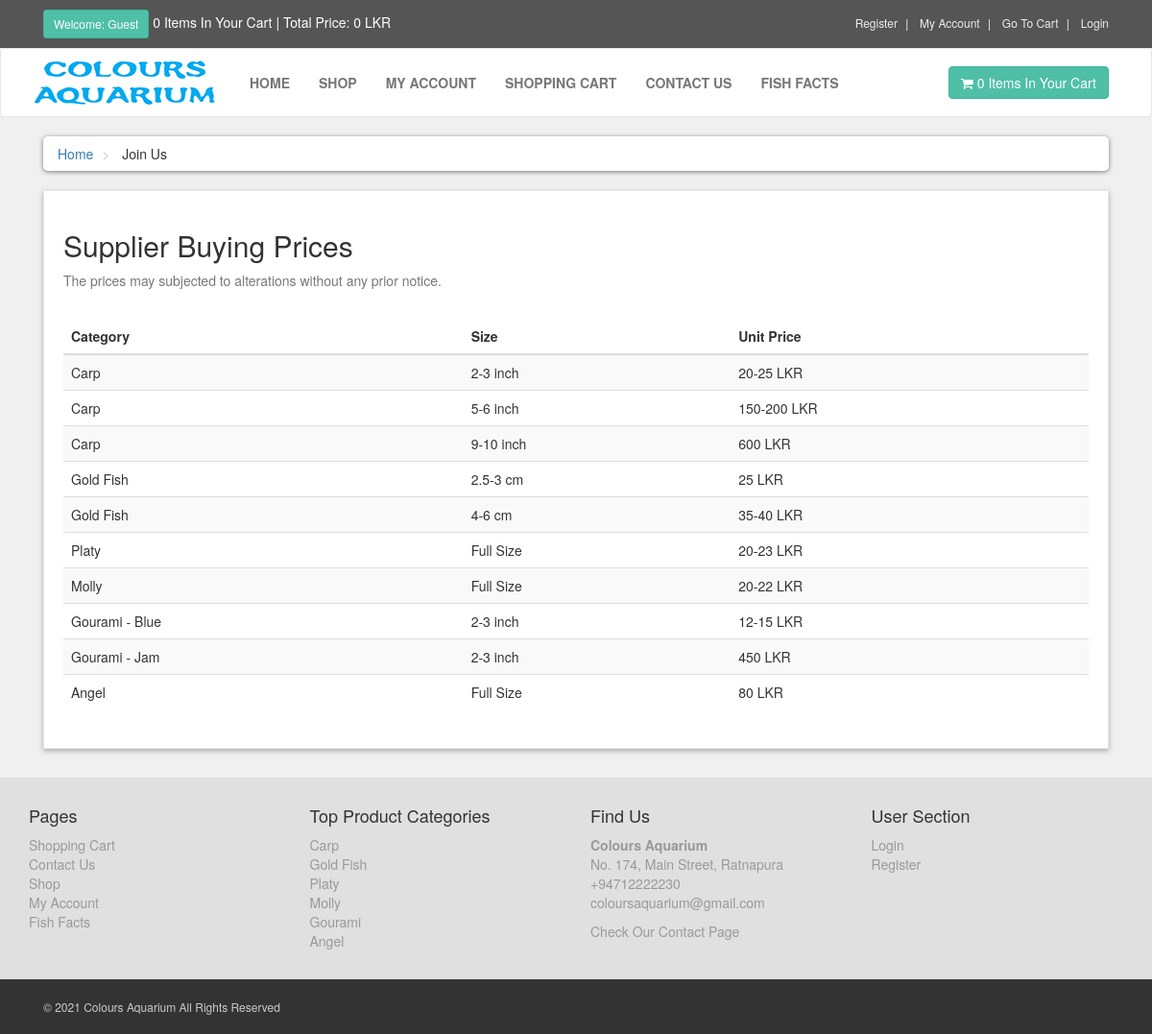
The page /joinus.php on the database its author committed.
### tables this page shows
CREATE TABLE IF NOT EXISTS `supplier` (
  `cat_id` int(11) NOT NULL AUTO_INCREMENT,
  `category` varchar(255) NOT NULL,
  `size` varchar(255) NOT NULL,
  `unit_price` varchar(255) NOT NULL,
  PRIMARY KEY (`cat_id`)
);

CREATE TABLE IF NOT EXISTS `product_categories` (
  `p_cat_id` int(10) NOT NULL AUTO_INCREMENT,
  `p_cat_title` text NOT NULL,
  `p_cat_desc` text NOT NULL,
  PRIMARY KEY (`p_cat_id`)
);

### joinus.php (the view, shortened to what this page needs)
<?php
$active='Join Us';
include("includes/header.php");
?>
<!DOCTYPE html>
<html>
<body>
   <div id="content">
    <div class="container">
      <div class="col-md-12">
        <ul class="breadcrumb">
          <li>
            <a href="index.php">Home</a>
          </li>
          <li>
            Join Us
          </li>
        </ul>
      </div>
      <div id="cart" class="col-md-12">
        <div class="box">
            <h2>Supplier Buying Prices</h2>
            <p class="text-muted">The prices may subjected to alterations without any prior notice.</p>
            <br>
            <div class="table-responsive">
              <table class="table table-striped table-hover">
                <thead>
                  <tr>
                    <th>Category</th>
                    <th>Size</th>
                    <th>Unit Price</th>
                  </tr>
                </thead>
                <tbody>
              <?php
              $get_sup = "select * from supplier";
              $run_sup = mysqli_query($con,$get_sup);
              while($row_sup=mysqli_fetch_array($run_sup)){
                $category = $row_sup['category'];
                $size = $row_sup['size'];
                $unit_price = $row_sup['unit_price'];
              ?>
              <tr>
                <td> <?php echo $category; ?> </td>
                <td> <?php echo $size; ?> </td>
                <td> <?php echo $unit_price; ?> LKR </td>
              </tr>
              <?php  }  ?>
            </tbody>
              </table>
            </div>
        </div>
      </div>
    </div>
   </div>
      <?php
   include("includes/footer.php");
   ?>
</body>
</html>

### includes/header.php (shortened to what this page needs)
<?php
include("functions/functions.php");
?>
<!DOCTYPE html>
<html lang="en">
<head>
    <link rel="stylesheet" href="styles/bootstrap-337.min.css">
    <link rel="stylesheet" href="font-awsome/css/font-awesome.min.css">
    <link rel="stylesheet" href="styles/style.css">
</head>
<body>
   <div id="top">
       <div class="container">
           <div class="col-md-6 offer">
               <a href="#" class="btn btn-primary btn-sm">
                 <?php
                 if(!isset($_SESSION['customer_email'])){
                  echo "Welcome: Guest";
                 } else{
                  echo "Welcome: " . $_SESSION['customer_email'] . "";
                 }
                 ?>
               </a>
               <a href="checkout.php"><?php items(); ?> Items In Your Cart | Total Price: <?php total_price(); ?> </a>
           </div>
           <div class="col-md-6">
               <ul class="menu">
                   <li>
                       <a href="customer_register.php">Register</a>
                   </li>
                   <li>
                       <a href="customer/my_account.php">My Account</a>
                   </li>
                   <li>
                       <a href="cart.php">Go To Cart</a>
                   </li>
                   <li>
                       <a href="checkout.php">
                        <?php
                           if(!isset($_SESSION['customer_email'])){
                            echo "<a href='checkout.php'> Login </a>";
                           } else{
                            echo "<a href='logout.php'> Log Out </a>";
                           }
                        ?>
                       </a>
                   </li>
               </ul>
           </div>
       </div>
   </div>
   <div id="navbar" class="navbar navbar-default">
       <div class="container">
           <div class="navbar-header">
               <a href="index.php" class="navbar-brand home">
                   <img src="images/colours.png" alt="Logo" class="hidden-xs">
               </a>
           </div>
           <div class="navbar-collapse collapse" id="navigation">
               <div class="padding-nav">
                   <ul class="nav navbar-nav left">
                       <li class="<?php if($active=='Home') echo"active"; ?>">
                           <a href="index.php">Home</a>
                       </li>
                       <li class="<?php if($active=='Shop') echo"active"; ?>">
                           <a href="shop.php">Shop</a>
                       </li>
                       <li class="<?php if($active=='Account') echo"active"; ?>">
                           <?php
                           if(!isset($_SESSION['customer_email'])){
                            echo "<a href='checkout.php'>My Account</a>";
                           } else{
                            echo"<a href='customer/my_account.php?my_orders'>My Account</a>";
                           }
                            ?>
                       </li>
                       <li class="<?php if($active=='Cart') echo"active"; ?>">
                           <a href="cart.php">Shopping Cart</a>
                       </li>
                       <li class="<?php if($active=='Contact') echo"active"; ?>">
                           <a href="contact.php">Contact Us</a>
                       </li>
                       <li class="<?php if($active=='Fish Facts') echo"active"; ?>">
                           <a href="fishfacts.php">Fish Facts</a>
                       </li>
                   </ul>
               </div>
               <a href="cart.php" class="btn navbar-btn btn-primary right">
                   <i class="fa fa-shopping-cart"></i>
                   <span><?php items(); ?> Items In Your Cart</span>
               </a>
           </div>
       </div>
   </div>
 </body>
 </html>

### functions/functions.php (shortened to what this page needs)
<?php
$db = mysqli_connect("localhost","root","","oos");
function getRealIpUser(){
	switch (true) {
		default : return $_SERVER['REMOTE_ADDR'];
	}
}
function items(){
	global $db;
	$ip_add = getRealIpUser();
	$get_items = "select * from cart where ip_add='$ip_add'";
	$run_items = mysqli_query($db,$get_items);
	$count_items = mysqli_num_rows($run_items);
	echo $count_items;
}
function total_price(){
	$total = 0;
	echo $total . " LKR "  ;
}
?>

### includes/footer.php (shortened to what this page needs)
<div id="footer">
	<div class="container">
		<div class="row">
			<div class="col-sm-6 col-md-3">
				<h4>Pages</h4>
				<ul>
					<li><a href="cart.php">Shopping Cart</a></li>
					<li><a href="contact.php">Contact Us</a></li>
					<li><a href="shop.php">Shop</a></li>
					<li><a href="customer/my_account.php">My Account</a></li>
					<li><a href="fishfacts.php">Fish Facts</a></li>
				</ul>
			</div>
			<div class="com-sm-6 col-md-3">
				<h4>Top Product Categories</h4>
				<ul>
					<?php
					$get_p_cats = "select * from product_categories";
					$run_p_cats = mysqli_query($con,$get_p_cats);
					while($row_p_cats = mysqli_fetch_array($run_p_cats)){
						$p_cat_id = $row_p_cats['p_cat_id'];
						$p_cat_title = $row_p_cats['p_cat_title'];
						echo "
						<li>
						<a href='shop.php?p_cat=$p_cat_id'>
						$p_cat_title
						</a>
						</li>
						";
					}
					?>
				</ul>
			</div>
			<div class="col-sm-6 col-md-3">
				<h4>Find Us</h4>
				<p>
					<a><strong>Colours Aquarium</strong></a>
					<a><br/>No. 174, Main Street, Ratnapura</a>
					<a><br/>+94712222230</a>
					<a><br/>coloursaquarium@gmail.com</a>
				</p>
				<a href="contact.php">Check Our Contact Page</a>
			</div>
			<div class="col-sm-6 col-md-3">
				<h4>User Section</h4>
				<ul>
					<?php
                           if(!isset($_SESSION['customer_email'])){
                            echo "<a href='checkout.php'>Login</a>";
                           } else{
                            echo"<a href='customer/my_account.php?my_orders'>My Account</a>";
                           }
                    ?>
					<li><a href="customer_register.php">Register</a></li>
				</ul>
			</div>
		</div>
	</div>
</div>
<div id="copyright">
	<div class="container">
		<div class="col-md-6">
			<p class="pull-left">&copy; 2021 Colours Aquarium All Rights Reserved</p>
		</div>
	</div>
</div>

### styles/style.css (style rules this page uses)
body { font-size: 14px; line-height: 1.42857143; color: #333333; background: #f0f0f0; overflow-x: hidden; }
#top { background: #555555; padding: 10px 0; }
#top .offer { color: #ffffff; }
#top .offer .btn { text-transform: none; }
#top a { color: #ffffff; }
#top ul.menu { padding-top: 5px; margin: 0px; text-align: right; font-size: 12px; list-style: none; }
#top ul.menu > li { display: inline-block; }
#top ul.menu > li a { color: #eeeeee; }
#top ul.menu > li + li:before { content: "|\00a0"; color: #f7f7f7; padding: 0 5px; }
.navbar { background: #ffffff; }
.navbar-collapse .right { float: right; }
.navbar-brand { float: left; padding: 10px 15px; font-size: 18px; line-height: 20px; height: 70px; }
.navbar ul.nav > li > a { text-transform: uppercase; font-weight: bold; font-size: 14px; }
.padding-nav { padding-top: 10px; }
.btn-primary { color: rgb(255, 255, 255); background: rgb(79, 191, 168); border-color: rgb(65, 179, 156); }
.box { background: #ffffff; margin: 0 0 30px; border: solid 1px #e6e6e6; box-sizing: border-box; padding: 20px; box-shadow: 0px 2px 5px rgba(0,0,0,.3); }
#footer { background: #e0e0e0; padding: 20px 0; }
#footer a { color: #999999; padding: 0; text-decoration: none; }
#footer ul { list-style: none; padding-left: 0px; }
#copyright { background: #333333; color: #cccccc; padding: 20px 0px; font-size: 12px; }
#copyright p { margin: 0px; }
.breadcrumb { padding: 8px 15px; margin-bottom: 20px; background: #ffffff; border-radius: 5px; box-shadow: 0px 1px 5px rgba(0, 0, 0, .5); }
.breadcrumb> li + li:before { content: ">\00a0"; color: #cccccc; }
#content #cart .table tbody tr td { vertical-align: middle; }

### rows shown on the page
supplier: category "Carp", size "2-3 inch", unit_price "20-25"
supplier: category "Carp", size "5-6 inch", unit_price "150-200"
supplier: category "Carp", size "9-10 inch", unit_price "600"
supplier: category "Gold Fish", size "2.5-3 cm", unit_price "25"
supplier: category "Gold Fish", size "4-6 cm", unit_price "35-40"
supplier: category "Platy", size "Full Size", unit_price "20-23"
supplier: category "Molly", size "Full Size", unit_price "20-22"
supplier: category "Gourami - Blue", size "2-3 inch", unit_price "12-15"
supplier: category "Gourami - Jam", size "2-3 inch", unit_price "450"
supplier: category "Angel", size "Full Size", unit_price "80"
product_categories: p_cat_title "Carp"
product_categories: p_cat_title "Gold Fish"
product_categories: p_cat_title "Platy"
product_categories: p_cat_title "Molly"
product_categories: p_cat_title "Gourami"
product_categories: p_cat_title "Angel"

### other values the page prints
$count_items "0 0"
$total "0"
